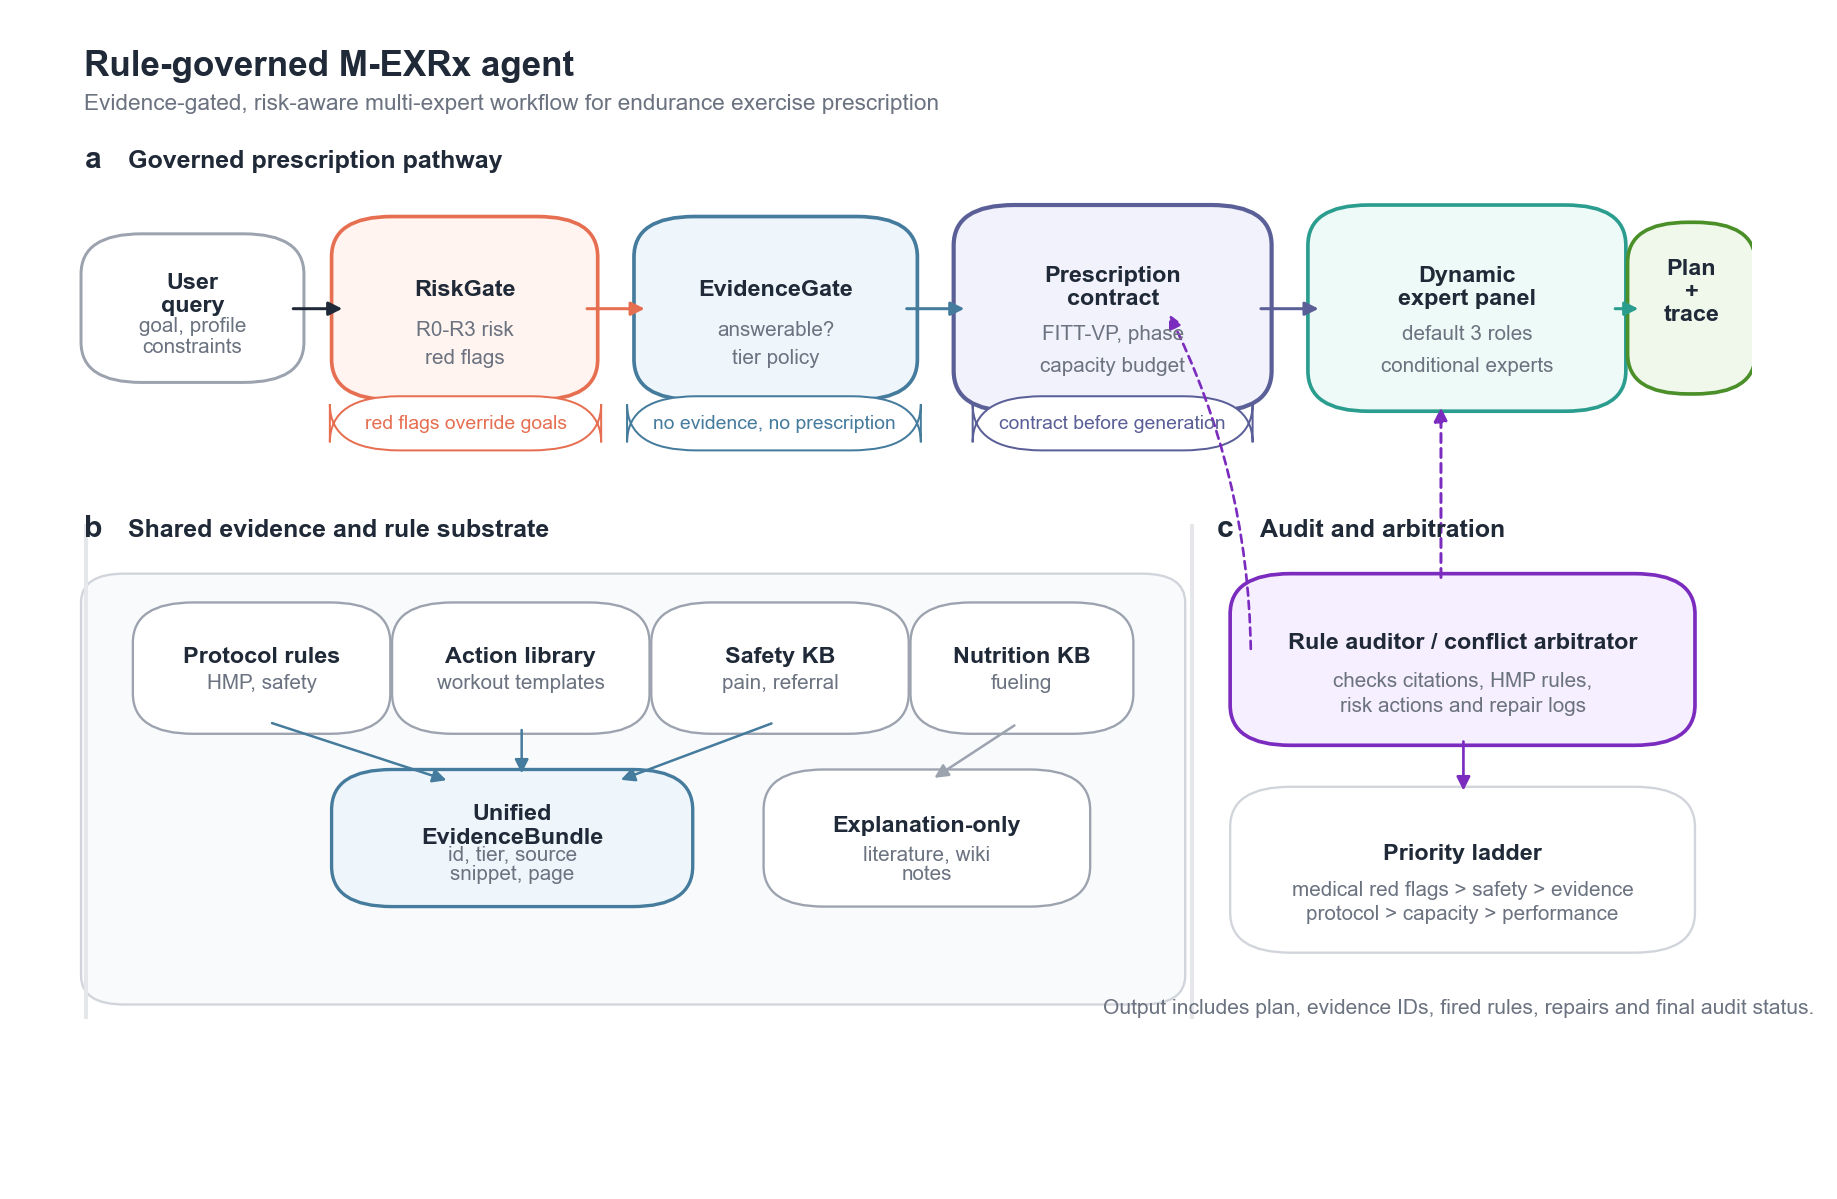

Recreate this plot in Python.
from pathlib import Path

import matplotlib as mpl
import matplotlib.pyplot as plt
from matplotlib.patches import FancyArrowPatch, FancyBboxPatch, Rectangle


OUT = Path(__file__).resolve().parent
BASE = OUT / "m_exrx_nature_architecture"


mpl.rcParams.update(
    {
        "font.family": "sans-serif",
        "font.sans-serif": ["Arial", "Helvetica", "DejaVu Sans", "sans-serif"],
        "svg.fonttype": "none",
        "pdf.fonttype": 42,
        "font.size": 7,
        "axes.linewidth": 0.5,
        "figure.dpi": 160,
    }
)


COLORS = {
    "ink": "#1f2937",
    "muted": "#6b7280",
    "line": "#9ca3af",
    "panel": "#f8fafc",
    "risk": "#e76f51",
    "risk_bg": "#fff4ef",
    "evidence": "#457b9d",
    "evidence_bg": "#eef6fb",
    "contract": "#5b5f97",
    "contract_bg": "#f1f2fb",
    "expert": "#2a9d8f",
    "expert_bg": "#eefaf7",
    "audit": "#7b2cbf",
    "audit_bg": "#f6efff",
    "output": "#4b8f29",
    "output_bg": "#f0f8ec",
}


def box(ax, x, y, w, h, title, lines=None, fc="#ffffff", ec=None, lw=0.9, r=0.035):
    ec = ec or COLORS["line"]
    patch = FancyBboxPatch(
        (x, y),
        w,
        h,
        boxstyle=f"round,pad=0.012,rounding_size={r}",
        linewidth=lw,
        edgecolor=ec,
        facecolor=fc,
        mutation_aspect=1,
    )
    ax.add_patch(patch)
    ax.text(x + w / 2, y + h * 0.62, title, ha="center", va="center", weight="bold", color=COLORS["ink"])
    if lines:
        for idx, line in enumerate(lines):
            ax.text(
                x + w / 2,
                y + h * (0.36 - idx * 0.18),
                line,
                ha="center",
                va="center",
                color=COLORS["muted"],
                fontsize=6.2,
            )
    return patch


def label(ax, x, y, text, color=None, size=6.2, weight="normal", ha="center"):
    ax.text(x, y, text, ha=ha, va="center", color=color or COLORS["muted"], fontsize=size, weight=weight)


def arrow(ax, xy1, xy2, color=None, lw=0.9, rad=0.0, style="-|>", dashed=False):
    patch = FancyArrowPatch(
        xy1,
        xy2,
        arrowstyle=style,
        mutation_scale=8.5,
        linewidth=lw,
        color=color or COLORS["ink"],
        connectionstyle=f"arc3,rad={rad}",
        linestyle=(0, (3, 2)) if dashed else "solid",
        shrinkA=3,
        shrinkB=3,
    )
    ax.add_patch(patch)
    return patch


def capsule(ax, x, y, w, h, text, fc="#ffffff", ec=None, color=None):
    patch = FancyBboxPatch(
        (x, y),
        w,
        h,
        boxstyle="round,pad=0.006,rounding_size=0.04",
        linewidth=0.6,
        edgecolor=ec or COLORS["line"],
        facecolor=fc,
    )
    ax.add_patch(patch)
    ax.text(x + w / 2, y + h / 2, text, ha="center", va="center", fontsize=5.8, color=color or COLORS["muted"])


def draw():
    fig = plt.figure(figsize=(7.2, 4.8))
    ax = fig.add_axes([0, 0, 1, 1])
    ax.set_xlim(0, 1)
    ax.set_ylim(0, 1)
    ax.axis("off")

    ax.text(0.035, 0.955, "Rule-governed M-EXRx agent", fontsize=10.5, weight="bold", color=COLORS["ink"])
    ax.text(
        0.035,
        0.925,
        "Evidence-gated, risk-aware multi-expert workflow for endurance exercise prescription",
        fontsize=6.8,
        color=COLORS["muted"],
    )

    ax.text(0.035, 0.875, "a", fontsize=9, weight="bold", color=COLORS["ink"])
    ax.text(0.060, 0.875, "Governed prescription pathway", fontsize=7.5, weight="bold", color=COLORS["ink"])

    box(ax, 0.045, 0.700, 0.105, 0.105, "User\nquery", ["goal, profile", "constraints"], fc="#ffffff")
    box(ax, 0.190, 0.685, 0.130, 0.135, "RiskGate", ["R0-R3 risk", "red flags"], fc=COLORS["risk_bg"], ec=COLORS["risk"], lw=1.1)
    box(
        ax,
        0.365,
        0.685,
        0.140,
        0.135,
        "EvidenceGate",
        ["answerable?", "tier policy"],
        fc=COLORS["evidence_bg"],
        ec=COLORS["evidence"],
        lw=1.1,
    )
    box(
        ax,
        0.550,
        0.675,
        0.160,
        0.155,
        "Prescription\ncontract",
        ["FITT-VP, phase", "capacity budget"],
        fc=COLORS["contract_bg"],
        ec=COLORS["contract"],
        lw=1.25,
    )
    box(
        ax,
        0.755,
        0.675,
        0.160,
        0.155,
        "Dynamic\nexpert panel",
        ["default 3 roles", "conditional experts"],
        fc=COLORS["expert_bg"],
        ec=COLORS["expert"],
        lw=1.1,
    )
    box(ax, 0.940, 0.690, 0.050, 0.125, "Plan\n+\ntrace", None, fc=COLORS["output_bg"], ec=COLORS["output"], lw=1.1)

    arrow(ax, (0.150, 0.752), (0.190, 0.752), COLORS["ink"])
    arrow(ax, (0.320, 0.752), (0.365, 0.752), COLORS["risk"])
    arrow(ax, (0.505, 0.752), (0.550, 0.752), COLORS["evidence"])
    arrow(ax, (0.710, 0.752), (0.755, 0.752), COLORS["contract"])
    arrow(ax, (0.915, 0.752), (0.940, 0.752), COLORS["expert"])

    capsule(ax, 0.183, 0.635, 0.145, 0.035, "red flags override goals", fc="#ffffff", ec=COLORS["risk"], color=COLORS["risk"])
    capsule(ax, 0.355, 0.635, 0.158, 0.035, "no evidence, no prescription", fc="#ffffff", ec=COLORS["evidence"], color=COLORS["evidence"])
    capsule(ax, 0.555, 0.635, 0.150, 0.035, "contract before generation", fc="#ffffff", ec=COLORS["contract"], color=COLORS["contract"])

    ax.text(0.035, 0.555, "b", fontsize=9, weight="bold", color=COLORS["ink"])
    ax.text(0.060, 0.555, "Shared evidence and rule substrate", fontsize=7.5, weight="bold", color=COLORS["ink"])

    substrate = FancyBboxPatch(
        (0.045, 0.160),
        0.615,
        0.350,
        boxstyle="round,pad=0.012,rounding_size=0.025",
        linewidth=0.7,
        edgecolor="#d1d5db",
        facecolor=COLORS["panel"],
    )
    ax.add_patch(substrate)

    box(ax, 0.075, 0.395, 0.125, 0.090, "Protocol rules", ["HMP, safety"], fc="#ffffff", lw=0.7)
    box(ax, 0.225, 0.395, 0.125, 0.090, "Action library", ["workout templates"], fc="#ffffff", lw=0.7)
    box(ax, 0.375, 0.395, 0.125, 0.090, "Safety KB", ["pain, referral"], fc="#ffffff", lw=0.7)
    box(ax, 0.525, 0.395, 0.105, 0.090, "Nutrition KB", ["fueling"], fc="#ffffff", lw=0.7)
    box(
        ax,
        0.190,
        0.245,
        0.185,
        0.095,
        "Unified\nEvidenceBundle",
        ["id, tier, source", "snippet, page"],
        fc=COLORS["evidence_bg"],
        ec=COLORS["evidence"],
        lw=1.0,
    )
    box(
        ax,
        0.440,
        0.245,
        0.165,
        0.095,
        "Explanation-only",
        ["literature, wiki", "notes"],
        fc="#ffffff",
        lw=0.7,
    )
    arrow(ax, (0.138, 0.395), (0.250, 0.340), COLORS["evidence"], lw=0.75)
    arrow(ax, (0.288, 0.395), (0.288, 0.340), COLORS["evidence"], lw=0.75)
    arrow(ax, (0.438, 0.395), (0.340, 0.340), COLORS["evidence"], lw=0.75)
    arrow(ax, (0.578, 0.395), (0.522, 0.340), COLORS["line"], lw=0.75)

    ax.text(0.690, 0.555, "c", fontsize=9, weight="bold", color=COLORS["ink"])
    ax.text(0.715, 0.555, "Audit and arbitration", fontsize=7.5, weight="bold", color=COLORS["ink"])
    box(
        ax,
        0.710,
        0.385,
        0.245,
        0.125,
        "Rule auditor / conflict arbitrator",
        ["checks citations, HMP rules,", "risk actions and repair logs"],
        fc=COLORS["audit_bg"],
        ec=COLORS["audit"],
        lw=1.1,
    )
    box(
        ax,
        0.710,
        0.205,
        0.245,
        0.120,
        "Priority ladder",
        ["medical red flags > safety > evidence", "protocol > capacity > performance"],
        fc="#ffffff",
        ec="#d1d5db",
        lw=0.7,
    )
    arrow(ax, (0.820, 0.510), (0.820, 0.675), COLORS["audit"], lw=0.9, dashed=True)
    arrow(ax, (0.710, 0.448), (0.660, 0.755), COLORS["audit"], lw=0.8, dashed=True, rad=0.12)
    arrow(ax, (0.833, 0.385), (0.833, 0.325), COLORS["audit"], lw=0.8)

    label(ax, 0.830, 0.145, "Output includes plan, evidence IDs, fired rules, repairs and final audit status.", size=6.3)

    for spine_x in [0.035, 0.675]:
        ax.add_patch(Rectangle((spine_x, 0.135), 0.002, 0.430, facecolor="#e5e7eb", edgecolor="none"))

    fig.savefig(BASE.with_suffix(".svg"), bbox_inches="tight")
    fig.savefig(BASE.with_suffix(".pdf"), bbox_inches="tight")
    fig.savefig(BASE.with_suffix(".tiff"), dpi=600, bbox_inches="tight")
    fig.savefig(BASE.with_suffix(".png"), dpi=240, bbox_inches="tight")


if __name__ == "__main__":
    draw()
